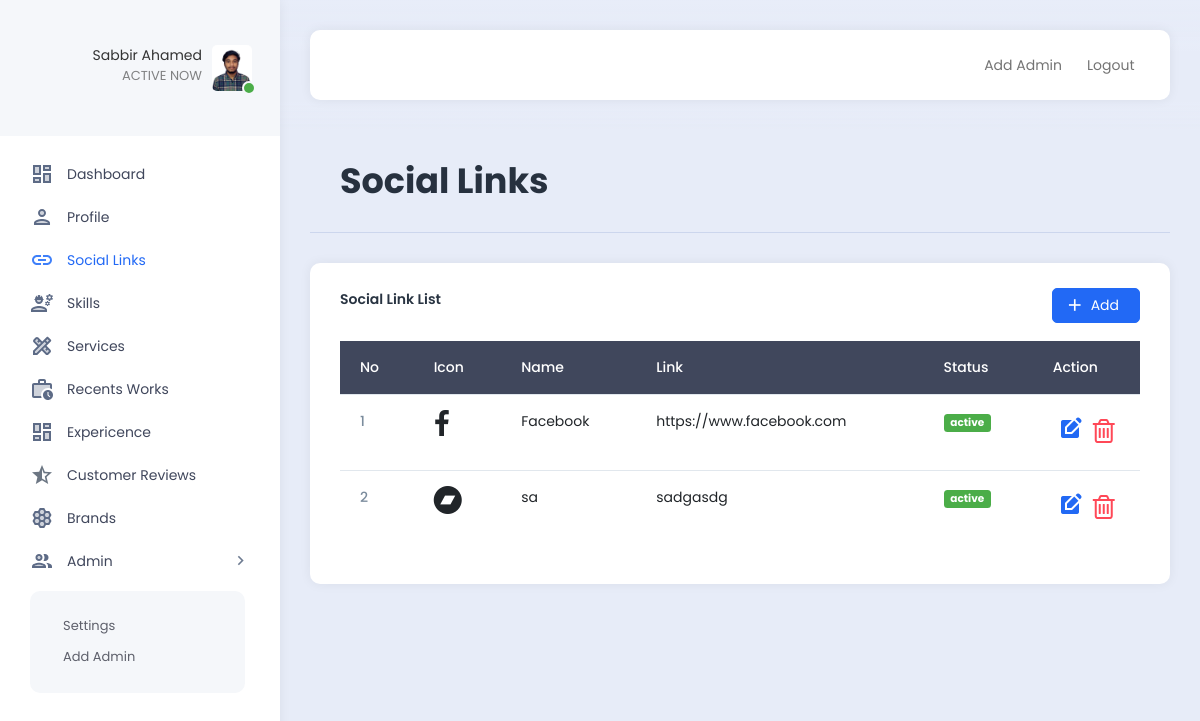
Screenshot of /admin/links.php (signed in) with the database file from the repository.
### tables this page shows
CREATE TABLE `links` (
  `id` int NOT NULL,
  `name` varchar(200) NOT NULL,
  `link` varchar(2000) NOT NULL,
  `icon` varchar(200) NOT NULL,
  `status` varchar(200) NOT NULL DEFAULT 'deactive'
);

### admin/links.php (the view, shortened to what this page needs)
<?php
include("extends/header.php");
$query = "SELECT * FROM links";
$links = mysqli_query($db, $query);
?>
<div class="row">
    <div class="col">
        <div class="page-description">
            <h1>Social Links</h1>
        </div>
    </div>
</div>
<div class="row">
    <div class="col">
        <div class="card">
            <div class="card-header d-flex justify-content-between">
                <p>Social Link List</p>
                <form action="addlinks.php" method="POST">
                    <button name="editbtn" class="btn btn-primary"><i class="material-icons">add</i>Add</button>
                </form>
            </div>
            <div class="card-body">
            <div class="example-content">
            <table class="table">
        <thead class="table-dark">
            <tr>
                <th scope="col">No</th>
                <th scope="col">Icon</th>
                <th scope="col">Name</th>
                <th scope="col">Link</th>
                <th scope="col">Status</th>
                <th scope="col">Action</th>
            </tr>
        </thead>
        <tbody>
            <tr>
            <?php
            $num = 1;
            foreach ($links as $link) {?>
                <th scope="row"><?= $num++?></th>
                <td><i class="fa-2x <?= $link['icon'] ?>"></i></td>
                <td><?= $link['name']?></td>
                <td><?= $link['link']?></td>
                <td>
                <a href="menuScript/links.php?statusid=<?= $link['id'] ?>" class="<?= ($link['status'] == 'deactive') ? 'badge bg-danger' : 'badge bg-success' ?> text-white"><?= $link['status'] ?></a>
                </td>
                <td>
                        <div class="d-flex justify-content-around align-items-center">
                            <a href="editLinks.php?editid=<?= $link['id'] ?>" class="text-primary fa-2x">
                            <i class="material-icons">edit_square</i>
                            </a>
                            <a href="menuScript/links.php?deleteid=<?= $link['id'] ?>" class="text-danger fa-2x">
                                <i class="fa fa-trash-o"></i>
                            </a>
                        </div>
                    </td>
                </tr>
            <?php }?>
        </tbody>
    </table>
</div>
            </div>
        </div>
    </div>
</div>

### admin/extends/header.php (shortened to what this page needs)
<?php
include ("config/database_conn.php");
     $explode = explode('/', $_SERVER['PHP_SELF']);
     $id = $_SESSION["author_id"];
     $link = end($explode);
     $adimg_query = "SELECT * FROM admins WHERE id='$id'";
     $conection = mysqli_query($db, $adimg_query);
     $user = mysqli_fetch_assoc($conection);
?>
<!DOCTYPE html>
<html lang="en">
<head>
    <link rel="stylesheet" href="https://cdnjs.cloudflare.com/ajax/libs/font-awesome/4.7.0/css/font-awesome.css" />
    <link href="assets/plugins/bootstrap/css/bootstrap.min.css" rel="stylesheet">
    <link href="assets/plugins/perfectscroll/perfect-scrollbar.css" rel="stylesheet">
    <link href="assets/plugins/pace/pace.css" rel="stylesheet">
    <link href="assets/css/main.min.css" rel="stylesheet">
    <link href="assets/css/custom.css" rel="stylesheet">
</head>
<body>
    <div class="app align-content-stretch d-flex flex-wrap">
        <div class="app-sidebar">
            <div class="logo">
                <a href="index.html" class="logo-icon"><span class="logo-text">SAVALON TECHNOLOGIES</span></a>
                <div class="sidebar-user-switcher user-activity-online">
                    <a href="#">
                    <?php if ($user['image'] == 'default.png') { ?>
                        <img src="../assets/images/profile/default/default.png" alt="img">
                        <?php }else{  ?>
                        <img src="assets\images\profile/uploads/<?= $user['image'] ?>">
                        <?php } ?>
                        <span class="activity-indicator"></span>
                        <span class="user-info-text"><?= $_SESSION["author_name"] ?><br><span class="user-state-info">ACTIVE NOW</span></span>
                    </a>
                </div>
            </div>
            <div class="app-menu">
                <ul class="accordion-menu">
                    <li class="<?= $link == 'index.php'?'active-page':''?>">
                        <a href="index.php" class="active"><i class="material-icons-two-tone">dashboard</i>Dashboard</a>
                    </li>
                    <li class="<?= $link == 'profile.php'?'active-page':''?>">
                        <a href="profile.php" class="active"><i class="material-icons-two-tone">person</i>Profile</a>
                    </li>
                    <li class="<?= $link == 'links.php'?'active-page':''?>">
                        <a href="links.php" class="active"><i class="material-icons-two-tone">link</i>Social Links</a>
                    </li>
                    <li class="<?= $link == 'skills.php'?'active-page':''?>">
                        <a href="skills.php" class="active"><i class="material-icons-two-tone">engineering</i>Skills</a>
                    </li>
                    <li class="<?= $link == 'services.php'?'active-page':''?>">
                        <a href="services.php" class="active"><i class="material-icons-two-tone">design_services</i>Services</a>
                    </li>
                    <li class="<?= $link == 'recent_works.php'?'active-page':''?>">
                        <a href="recent_works.php" class="active"><i class="material-icons-two-tone">work_history</i>Recents Works</a>
                    </li>
                    <li class="<?= $link == 'experience.php'?'active-page':''?>">
                        <a href="experience.php" class="active"><i class="material-icons-two-tone">dashboard</i>Expericence</a>
                    </li>
                    <li class="<?= $link == 'customer_reviews.php'?'active-page':''?>">
                        <a href="customer_reviews.php" class="active"><i class="material-icons-two-tone">star_half</i>Customer Reviews</a>
                    </li>
                    <li class="<?= $link == 'brands.php'?'active-page':''?>">
                        <a href="brands.php" class="active"><i class="material-icons-two-tone">hive</i>Brands</a>
                    </li>
                    <li>
                        <a href=""><i class="material-icons-two-tone">people</i>Admin<i class="material-icons has-sub-menu">keyboard_arrow_right</i></a>
                        <ul class="sub-menu">
                            <li>
                                <a href="settings.php">Settings</a>
                            </li>
                            <li>
                                <a href="add_admin.php">Add Admin</a>
                            </li>
                        </ul>
                    </li>
                </ul>
            </div>
        </div>
        <div class="app-container">
            <div class="app-header">
                <nav class="navbar navbar-light navbar-expand-lg">
                    <div class="container-fluid">
                        <div class="d-flex">
                            <ul class="navbar-nav">
                                <li class="nav-item hidden-on-mobile">
                                    <a class="nav-link " href="add_admin.php">Add Admin</a>
                                </li>
                                <li class="nav-item hidden-on-mobile">
                                    <a class="nav-link" href="extends/logout.php">Logout</a>
                                </li>
                            </ul>
                        </div>
                    </div>
                </nav>
            </div>
            <div class="app-content">
                <div class="content-wrapper">

### rows the page displays
links: name "Facebook", link "https://www.facebook.com", status "active"
links: name "sa", link "sadgasdg", status "active"

### other values shown
$_SESSION["author_name"] "Sabbir Ahamed"
